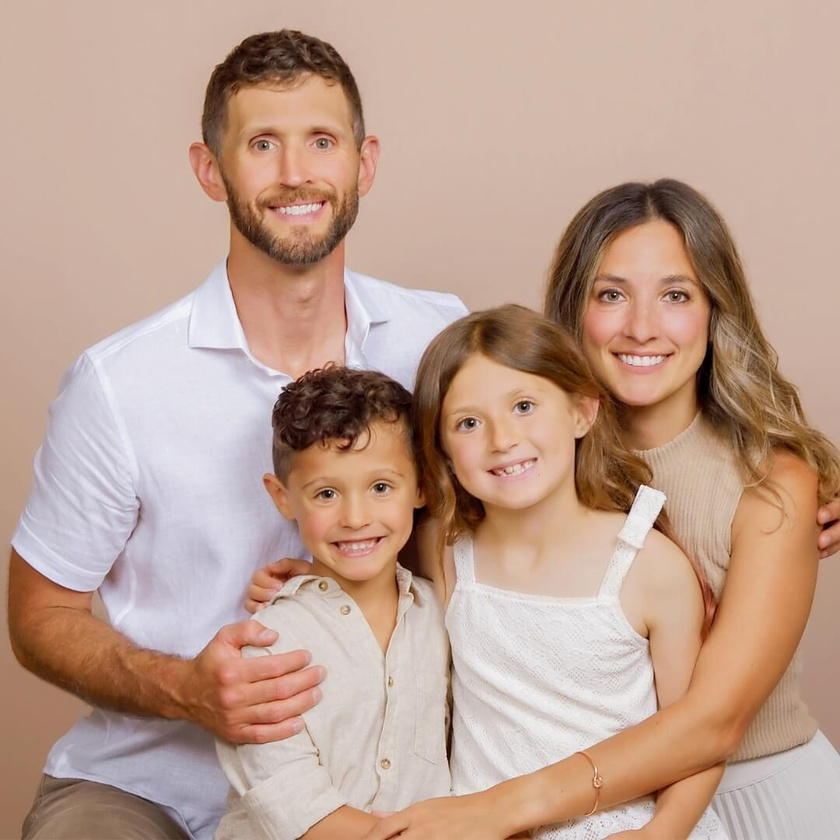
#> input picture photo.jpg, 840 x 840 px, shrunk from 1080 x 1080 before the run, found by its file name
$ python face_detection_with_cascade.py
#> lines starting #> are read from the running program, lines starting #| are printed output that depends on the picture; after the words box and inside, x2 and y2 are one past the last pixel; in counts of white or black regions, pixels touching at a corner belong together
import cv2

face_cascade = cv2.CascadeClassifier("FaceDetection\\haarcascade_frontalface_default.xml")
eye_cascade = cv2.CascadeClassifier("FaceDetection\\haarcascade_eye.xml")

while True :
    img = cv2.imread('FaceDetection\\photo.jpg')
#> img is the input picture: shape (840, 840, 3); mean B, G, R 144.1, 159.6, 189.8

    gray = cv2.cvtColor(img, cv2.COLOR_BGR2GRAY)
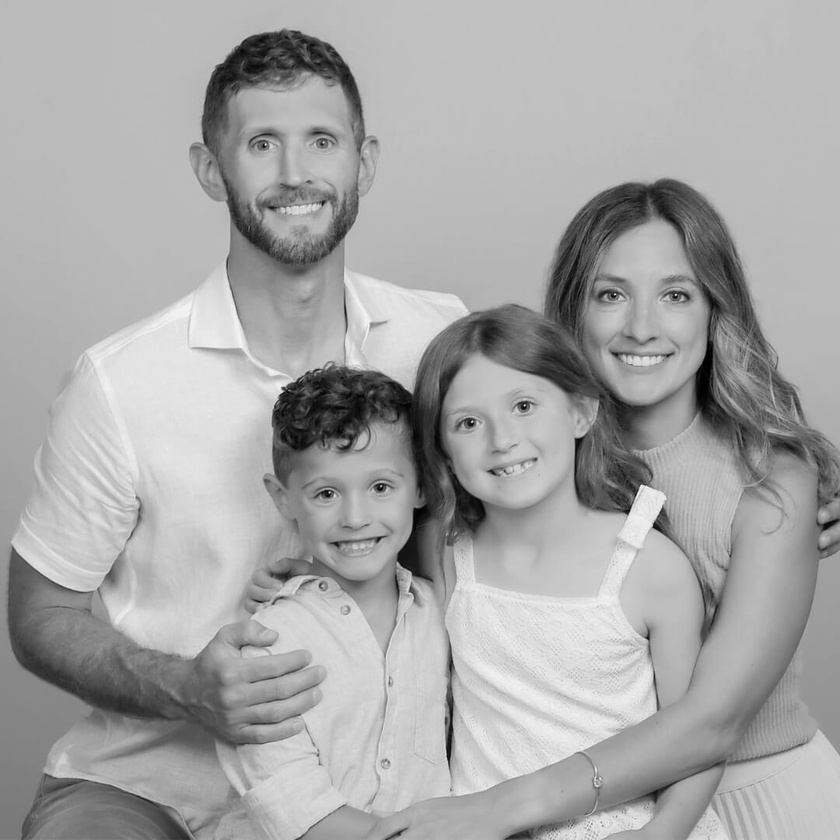
#> gray: shape (840, 840); min 0, max 249, mean 166.8

    faces = face_cascade.detectMultiScale(gray, 1.3, 5)
#> faces = [[210, 74, 170, 170], [562, 232, 165, 165], [427, 363, 141, 141], [286, 439, 138, 138]]

    for (x, y, w, h) in faces :
        cv2.rectangle(img, (x, y), (x+w, y+h), (255, 255, 0), 2)

        roi_gray = gray[y:y+h, x:x+w]
        roi_img = img[y:y+h, x:x+w]

        eyes = eye_cascade.detectMultiScale(roi_gray, 1.3, 10)

        for (ex, ey, ew, eh) in eyes :
            cv2.rectangle(img, (ex, ey), (ex+ew, ey+eh), (8, 8, 8), 2)
#> this loop made 4 passes
#> (x, y, w, h, eyes) on passes 1 to 4: (210, 74, 170, 170, [[93, 49, 38, 38], [31, 48, 42, 42]]), (562, 232, 165, 165, [[28, 44, 38, 38], [95, 46, 38, 38]]), (427, 363, 141, 141, [[79, 26, 32, 32], [23, 43, 36, 36]]), (286, 439, 138, 138, [[74, 28, 38, 38], [18, 30, 45, 45]])
#> pass 1, `roi_gray = gray[y:y+h, x:x+w]`:
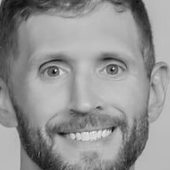
#> roi_gray: shape (170, 170); min 2, max 236, mean 146.6
#> pass 1, `roi_img = img[y:y+h, x:x+w]`:
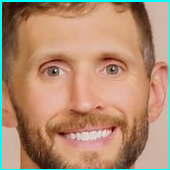
#> roi_img: shape (170, 170, 3); mean B, G, R 114, 140.2, 177.9
#> pass 2, `roi_gray = gray[y:y+h, x:x+w]`:
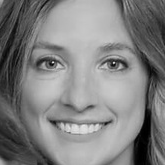
#> roi_gray: shape (165, 165); min 0, max 231, mean 128.1
#> pass 2, `roi_img = img[y:y+h, x:x+w]`:
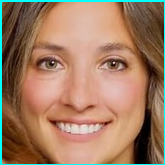
#> roi_img: shape (165, 165, 3); mean B, G, R 98.5, 123.3, 158.9
#> after the loop:
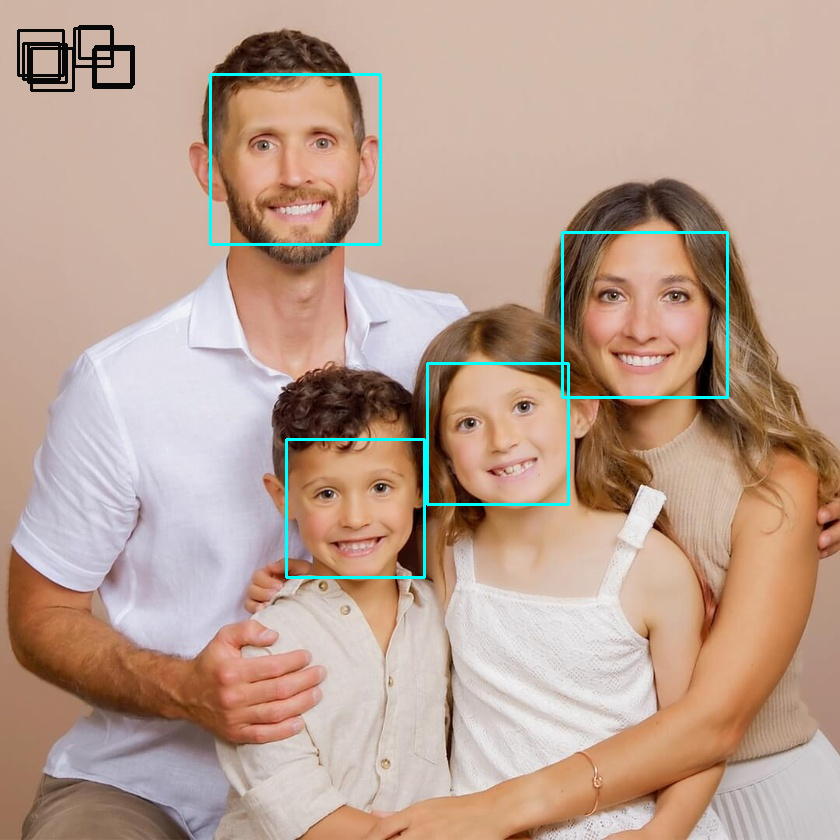
#> img: shape (840, 840, 3); 1.49% of pixels changed, all inside (x1, y1, x2, y2) = (17, 25, 729, 579)
#> after the loop:
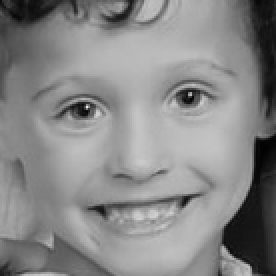
#> roi_gray: shape (138, 138) (shown 2 times larger); min 1, max 235, mean 135.3

    cv2.imshow("img", img)

    if cv2.waitKey(30) & 0xFF == 27 :
#> (key Esc is pressed here)
        break

cv2.destroyAllWindows()
